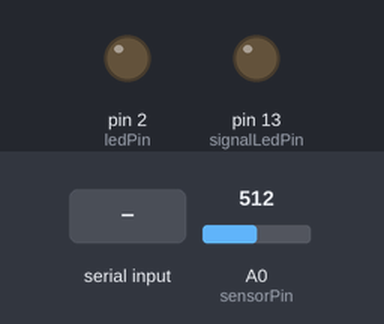
Simulated run of this sketch. Board: Arduino Uno, built with avr-gcc and run on an emulated ATmega328P. Shown: output pins drawn as LEDs (lit = HIGH). The test bench sets the inputs (shaded band); at power-on: A0 (sensorPin) = 512. What the sketch prints to the serial monitor is not drawn.

Above: at 2.9 s.
3.0 s: byte 90 received over Serial
4.6 s: byte 30 received over Serial
At 5.8 s:
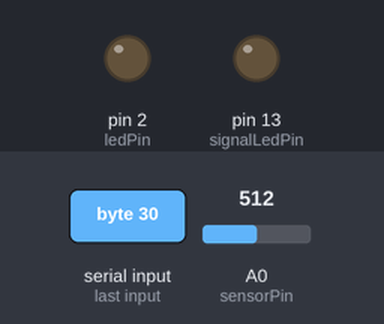
6.1 s: A0 (sensorPin) set to 528
7.6 s: A0 (sensorPin) set to 554
At 8.1 s:
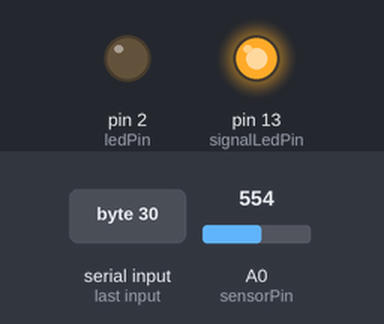
9.1 s: byte 120 received over Serial
At 10.4 s:
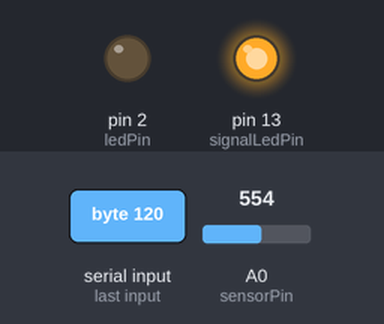
10.7 s: byte 90 received over Serial
Timing chart, 0 to 13.3 s (numbered marks = the images above; inputs shaded):
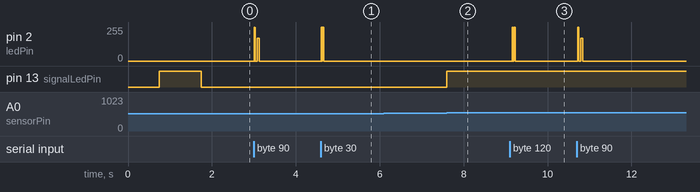

The sketch:

auroraLink90.ino
```cpp
/*
 * Aurora-Link v3.9.31
 * - Modification: Beacon function (Sighting Mode) and timer completely removed.
 * - Logic: Pin 2 (Emitter) is LOW by default; pulses only for data.
 * - Logic: Reference is LOCKED on Reset.
 * - Speed: 20 Baud.
 */

long baudRate = 110;

const int ledPin = 2;
const int signalLedPin = 13;
const int sensorPin = A0;

float referenceLevel = 512.0;
const float deltaPercent = 0.05;

void setup() {
  Serial.begin(baudRate);
    // --- START INTERNAL ID SNIPPET ---
  Serial.println(F("\n========================================"));
  Serial.print(F("FILE:     ")); Serial.println(F(__FILE__)); // This shows the full path
  Serial.print(F("COMPILED: ")); Serial.print(F(__DATE__));
  Serial.print(F(" | "));      Serial.println(F(__TIME__));
  Serial.println(F("========================================\n"));
  // --- END INTERNAL ID SNIPPET ---
  pinMode(ledPin, OUTPUT);
  pinMode(signalLedPin, OUTPUT);

  // Emitter starts LOW and stays LOW until transmitting
  digitalWrite(ledPin, LOW);

  // Indicator for calibration window
  digitalWrite(signalLedPin, HIGH);
  delay(1000);

  // Lock the baseline reference based on current ambient light
  referenceLevel = (float)analogRead(sensorPin);

  digitalWrite(signalLedPin, LOW);
}

void loop() {
  int sensorValue = analogRead(sensorPin);
  float change = ((float)sensorValue - referenceLevel) / referenceLevel;

  // 1. RECEIVER & SIGNAL MONITOR
  // Pin 13 purely reflects the sensor state relative to the reference.
  if (change > deltaPercent) {
    digitalWrite(signalLedPin, HIGH);

    char receivedChar = receiveByte();
    if (receivedChar > 0) {
      Serial.write(receivedChar);
    }
  } else {
    digitalWrite(signalLedPin, LOW);
  }

  // 2. TRANSMITTER
  if (Serial.available() > 0) {
    char outChar = (char)Serial.read();

    // The LED is handled inside transmitByte (High for Start, Low for Stop)
    transmitByte(outChar);
  }
}

void transmitByte(char c) {
  int bitTime = 1000 / baudRate;

  digitalWrite(ledPin, HIGH); // Start Bit
  delay(bitTime);

  for (int i = 0; i < 8; i++) {
    digitalWrite(ledPin, bitRead(c, i));
    delay(bitTime);
  }

  digitalWrite(ledPin, LOW); // Stop Bit / Idle State
  delay(bitTime);
}

char receiveByte() {
  int bitTime = 1000 / baudRate;
  int sampleOffset = bitTime * 1.5;

  char result = 0;
  // Wait to hit center of Bit 0
  delay(sampleOffset);

  for (int i = 0; i < 8; i++) {
    int val = analogRead(sensorPin);
    float diff = ((float)val - referenceLevel) / referenceLevel;

    if (diff > (deltaPercent / 2)) {
      bitSet(result, i);
      digitalWrite(signalLedPin, HIGH);
    } else {
      digitalWrite(signalLedPin, LOW);
    }
    delay(bitTime);
  }

  return result;
}
```

Measured:
- the behaviour switches between 537 and 538 on A0 (sensorPin) (found by bisection; images 1 and 2)
- after the input at 4.6 s, pin 2 (ledPin): alternates 255/255 for 0.02 s and 0/255 for 0.01 s, 4 changes in all, then stays 0/255, starting at once
- after the input at 6.1 s, every drawn part: stays the same
- after the input at 7.6 s, pin 13 (signalLedPin): LOW → HIGH at once
- after the input at 9.1 s, pin 2 (ledPin): alternates 255/255 for 0.02 s and 0/255 for 0.03 s, 4 changes in all, then stays 0/255, starting after 0.06 s
